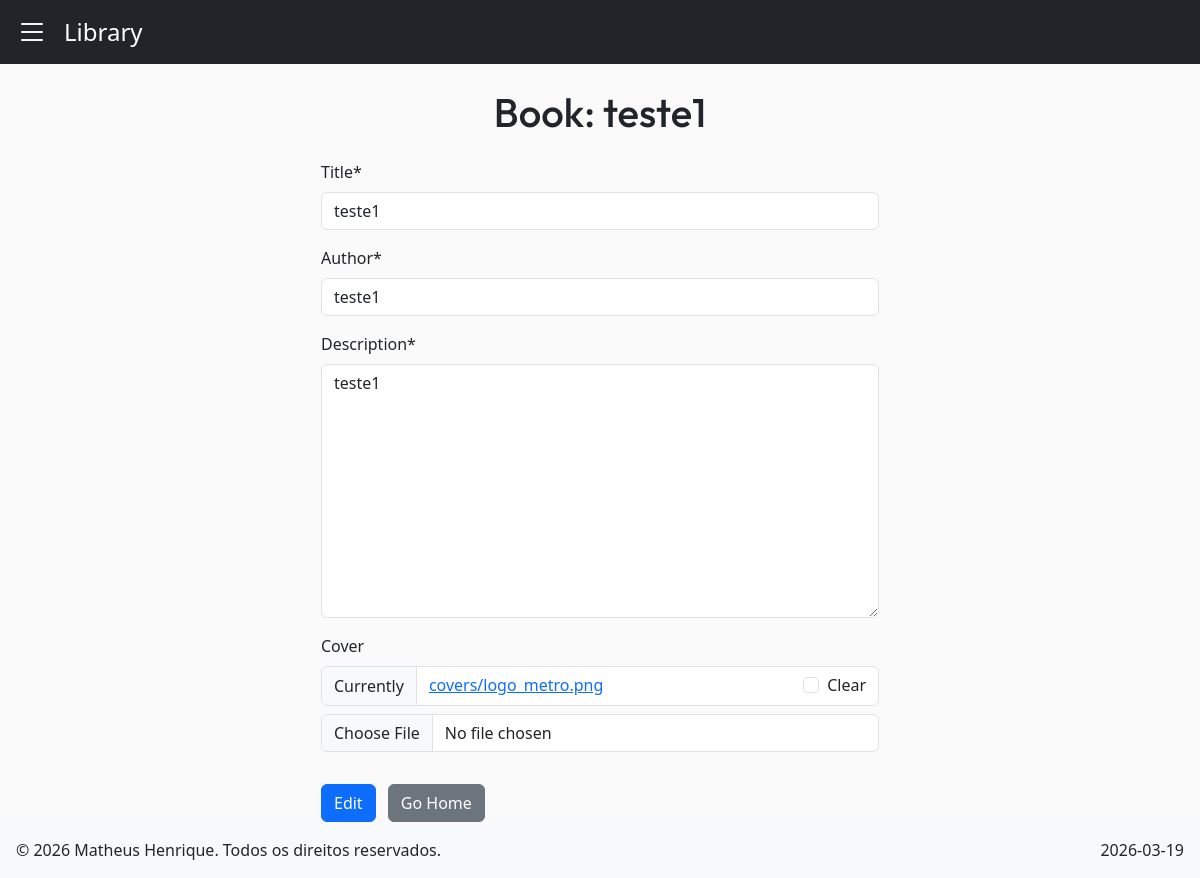
The page /book/edit/166/ (signed in) on the database its author committed.
### myapp/models.py (models this page shows, shortened)
class Book(models.Model):
    title = models.CharField(max_length=200)
    author = models.CharField(max_length=200)
    description = models.TextField(default='')
    owner = models.ForeignKey(User, on_delete=models.CASCADE)
    cover = models.ImageField(upload_to="covers/", null=True, blank=True)

### myapp/views.py (the view)
# urls.py: path('book/edit/<int:pk>/', edit_book.as_view(), name="edit_book"),
class edit_book(LoginRequiredMixin, UpdateView):
    login_url = '/book/login/'
    model = Book
    fields = ["title", "author", "description", "cover"]
    template_name = "myapp/edit_book.html"
    success_url = reverse_lazy('home')

### myapp/templates/myapp/edit_book.html (shortened to what this page needs)
{% extends "myapp/base.html" %}
{% load crispy_forms_tags %}
{% block content %}
<div class="container mx-auto">
    <h1 class="text-center mt-4">Book: {{ book.title }}</h1>
    <form method="post"  enctype="multipart/form-data"class="col-md-6 mx-auto mt-4" autocomplete="off">
        {{ form|crispy }}
        <button type="submit" class="btn btn-primary w-20 mt-3">Edit</button>
        <a href="{% url "home" %}" class="btn btn-secondary w-20 mt-3 ms-2">Go Home</a>
    </form>
</div>
{% endblock content %}

### myapp/static/myapp/css/style.css (style rules this page uses)
h1 { font-family: "Outfit", sans-serif; }

### rows shown on the page
Book: title "teste1", author "teste1", description "teste1"

### other values the page prints
{{ day }} "2026-03-19"
